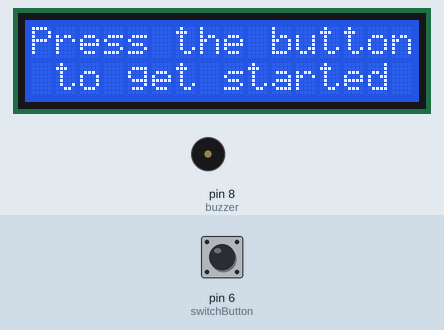
Bench run of a sketch on a simulated Arduino Uno, built with avr-gcc and run on an emulated ATmega328P. On the bench: 16×2 character LCD, buzzer (waves = sounding). The test bench sets the inputs (shaded band); at power-on: pin 6 (switchButton) LOW.

Above: at 1.2 s.
1.3 s: pin 6 (switchButton) pulled HIGH for 1 s
At 1.84 s:
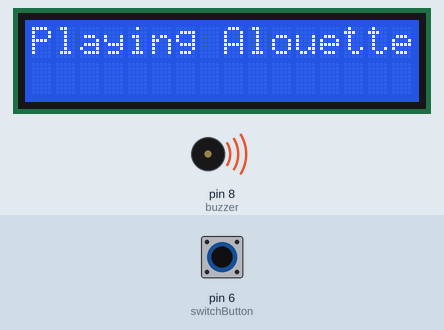
At 3.1 s:
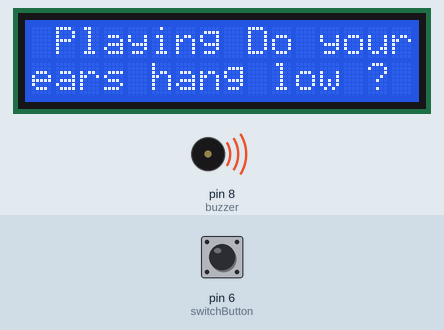
3.8 s: pin 6 (switchButton) pulled HIGH for 3.2 s
At 4.8 s:
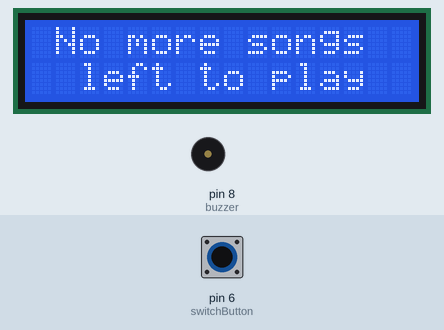
Timing chart, 0 to 6.8 s (numbered marks = the images above; inputs shaded):
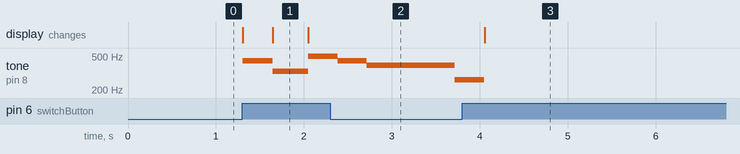

Measured:
- after the input at 1.3 s, tone on pin 8 (buzzer): plays 440 Hz for 0.34 s, 330 Hz for 0.41 s, 494 Hz for 0.33 s, 440 Hz for 0.33 s, 392 Hz for 1.0 s, 262 Hz for 0.08 s, starting at once; the display: first changes at once (image 1 shows a later state)
- after the input at 3.8 s, the display: changes after 0.25 s (image 3)
- what the display in image 1 shows lasts 0.5 s, from 1.6 s to 2.1 s

The sketch:

MusicPlayer.ino
```cpp
#include <LiquidCrystal.h>

// initialize the library by associating any needed LCD interface pin
// with the arduino pin number it is connected to
const int rs = 12, en = 11, d4 = 5, d5 = 4, d6 = 3, d7 = 2;
LiquidCrystal lcd(rs, en, d4, d5, d6, d7);
const int debounceDelay = 20;
byte songNumber = 0;

//using aliases for switch and buzzer
const int switchButton = 6;
const int buzzer = 8;

//describing notes for songs
char notes[] = {'a', 'b', 'c', 'd', 'e', 'f', 'g' };

//frequency used to play songs
unsigned int fHz[] = {262, 294, 330, 349, 392, 440, 494};
const byte notesLength = sizeof(notes);

//songs that I decided to implement
char littleTeapot[] = "fedcbgagbcceddeefffedcbgagbbgbbcdef";
char earsHangLow[] = "gfeeeaabcbabefgggggefgffffgfeeeeeebaabcbabbef g f e";
char alouette[] = "cdeedcdecacdeedcdeccbcbceeggggfedcgggaaag";

//length of the songs I chose
const byte lTeapotLength = sizeof(littleTeapot);
const byte eHangLowLength = sizeof(earsHangLow);
const byte alouetteLength = sizeof(alouette);

//function that displays the start of the program
void getStarted()
{
  lcd.setCursor(0,0);
  lcd.print("Press the button");
  lcd.setCursor(0,1);
  lcd.print(" to get started");
}

void setup()
{

  //initiating lcd screen
  lcd.begin(16,2);
  getStarted();
  pinMode(switchButton, INPUT);
}

void loop()
{

  //condition that checks if the button was pushed
  if( digitalRead(switchButton) == HIGH)
  {
    songNumber++;

    //lcd shows the name of the first song
    lcd.clear();
    lcd.setCursor(0,0);
    lcd.print(" Playing I'm a ");
    lcd.setCursor(0,1);
    lcd.print(" little teapot ");
    int duration = 333;

    //this loop allows first song to be played
    for(int i = 0; i<lTeapotLength; i++)
    {
      playNote(littleTeapot[i],duration);

      //if button pressed again it moves to the next song
      if(digitalRead(switchButton) == HIGH)
      {
        playSong2();
        i=lTeapotLength;
      }
    }
    if(songNumber == 1)
    {
      next();
      alert();

      //loop used as delay to give 10 seconds to the user to play the next song
      for(int i = 0; i < 100; i++)
      {
        delay(100);
        if (digitalRead(switchButton) == HIGH)
        {
          playSong2();
          i = 100;
        }
      }
    }
    else if(songNumber > 1)
    {
      getStarted();
      songNumber = 0;
    }
  }
}

//function that plays a note
//code similar to Margolis, M.,
//2011. Arduino Cookbook. 2nd ed. 1005 Gravenstein Highway North,
//Sebastopol: O'Reilly Media.
void playNote(char note, int duration)
{
  for (int i = 0; i<notesLength; i++)
  {
    if(note == notes[i])
      tone(buzzer,fHz[i],duration);
  }

  delay(duration);
}

//function that plays second song in the list
void playSong2()
{
  int val = LOW;
  songNumber++;

  //the name of the second song is displayed
  lcd.clear();
  lcd.setCursor(0,0);
  lcd.print("Playing Alouette");
  int duration = 400;

  //loop that makes the buzzer play second song
  for(int i = 0; i < alouetteLength; i++)
  {
    playNote(alouette[i], duration);

    //if button pressed again next song would be played
    if(digitalRead(switchButton) == HIGH)
    {
      val = digitalRead(switchButton);
      playSong3();
      i = alouetteLength;
    }
  }

  if(val == LOW)
  {
    next ;
    alert();
    //delay to let the user decide whether to play the third song or not
    for(int i = 0; i < 100; i++)
    {
      delay(100);
      if (digitalRead(switchButton) == HIGH)
      {
        playSong3();
        i = 100;
      }
    }
  }
}

//function that plays third song in the list
void playSong3()
{
  songNumber++;
  lcd.clear();
  lcd.setCursor(0,0);
  lcd.print(" Playing Do your ");
  lcd.setCursor(0,1);
  lcd.print("ears hang low ?");
  int duration = 333;
  int i = 0;
  do
  {
    playNote(earsHangLow[i], duration);
    i++;
    if(digitalRead(switchButton)==HIGH)
    i = eHangLowLength;
  }
  while(i < eHangLowLength);

  lcd.clear();
  lcd.setCursor(0,0);
  lcd.print(" No more songs ");
  lcd.setCursor(2,1);
  lcd.print("left to play");
  delay(6000);
  getStarted();
}

//function that display a warning
void alert()
{
  lcd.clear();
  lcd.setCursor(0,0);
  lcd.print("You have 10 secs");
  lcd.setCursor(0,1);
  lcd.print("Or program resets");
}

//function that asks the user to press button for next song
void next()
{
  lcd.clear();
  lcd.setCursor(0,0);
  lcd.print(" Press the button");
  lcd.setCursor(0,1);
  lcd.print("to play the next song ");
  for(int i = 0; i < 6; i++)
  {
    delay(500);
    lcd.scrollDisplayLeft();
  }
}
```
